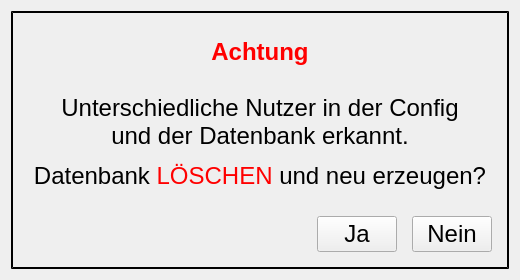
<?xml version="1.0" encoding="UTF-8"?>
<ui version="4.0">
 <class>CreateNewDatabaseDialog</class>
 <widget class="QDialog" name="CreateNewDatabaseDialog">
  <property name="windowModality">
   <enum>Qt::ApplicationModal</enum>
  </property>
  <property name="geometry">
   <rect>
    <x>0</x>
    <y>0</y>
    <width>520</width>
    <height>280</height>
   </rect>
  </property>
  <property name="sizePolicy">
   <sizepolicy hsizetype="Fixed" vsizetype="Fixed">
    <horstretch>0</horstretch>
    <verstretch>0</verstretch>
   </sizepolicy>
  </property>
  <property name="minimumSize">
   <size>
    <width>520</width>
    <height>280</height>
   </size>
  </property>
  <property name="maximumSize">
   <size>
    <width>520</width>
    <height>280</height>
   </size>
  </property>
  <property name="windowTitle">
   <string/>
  </property>
  <property name="styleSheet">
   <string notr="true">QFrame{border: 2px outset black;}

QLabel
{
border: 0px;
}</string>
  </property>
  <layout class="QVBoxLayout" name="verticalLayout_2">
   <item>
    <widget class="QFrame" name="frame">
     <property name="frameShape">
      <enum>QFrame::StyledPanel</enum>
     </property>
     <property name="frameShadow">
      <enum>QFrame::Raised</enum>
     </property>
     <property name="lineWidth">
      <number>4</number>
     </property>
     <layout class="QVBoxLayout" name="verticalLayout_3">
      <property name="spacing">
       <number>0</number>
      </property>
      <property name="leftMargin">
       <number>0</number>
      </property>
      <property name="topMargin">
       <number>0</number>
      </property>
      <property name="rightMargin">
       <number>0</number>
      </property>
      <property name="bottomMargin">
       <number>0</number>
      </property>
      <item>
       <layout class="QVBoxLayout" name="verticalLayout">
        <item>
         <spacer name="verticalSpacer">
          <property name="orientation">
           <enum>Qt::Vertical</enum>
          </property>
          <property name="sizeHint" stdset="0">
           <size>
            <width>20</width>
            <height>40</height>
           </size>
          </property>
         </spacer>
        </item>
        <item>
         <widget class="QLabel" name="label_text">
          <property name="font">
           <font>
            <pointsize>18</pointsize>
           </font>
          </property>
          <property name="lineWidth">
           <number>1</number>
          </property>
          <property name="text">
           <string>&lt;html&gt;&lt;head/&gt;&lt;body&gt;&lt;p align=&quot;center&quot;&gt;&lt;span style=&quot; font-weight:600; color:#ff0000;&quot;&gt;Achtung&lt;/span&gt;&lt;br/&gt;&lt;br/&gt;Unterschiedliche Nutzer in der Config&lt;br/&gt;und der Datenbank erkannt.&lt;/p&gt;&lt;p align=&quot;center&quot;&gt;Datenbank &lt;span style=&quot; color:#ff0000;&quot;&gt;LÖSCHEN&lt;/span&gt; und neu erzeugen?&lt;/p&gt;&lt;/body&gt;&lt;/html&gt;</string>
          </property>
          <property name="alignment">
           <set>Qt::AlignCenter</set>
          </property>
         </widget>
        </item>
        <item>
         <spacer name="verticalSpacer_2">
          <property name="orientation">
           <enum>Qt::Vertical</enum>
          </property>
          <property name="sizeHint" stdset="0">
           <size>
            <width>20</width>
            <height>40</height>
           </size>
          </property>
         </spacer>
        </item>
        <item>
         <layout class="QHBoxLayout" name="horizontalLayout_2">
          <property name="rightMargin">
           <number>15</number>
          </property>
          <property name="bottomMargin">
           <number>15</number>
          </property>
          <item>
           <spacer name="horizontalSpacer">
            <property name="orientation">
             <enum>Qt::Horizontal</enum>
            </property>
            <property name="sizeType">
             <enum>QSizePolicy::MinimumExpanding</enum>
            </property>
            <property name="sizeHint" stdset="0">
             <size>
              <width>0</width>
              <height>0</height>
             </size>
            </property>
           </spacer>
          </item>
          <item>
           <widget class="QPushButton" name="pushButton_yes">
            <property name="font">
             <font>
              <pointsize>18</pointsize>
             </font>
            </property>
            <property name="focusPolicy">
             <enum>Qt::NoFocus</enum>
            </property>
            <property name="text">
             <string>Ja</string>
            </property>
           </widget>
          </item>
          <item>
           <spacer name="horizontalSpacer_2">
            <property name="orientation">
             <enum>Qt::Horizontal</enum>
            </property>
            <property name="sizeType">
             <enum>QSizePolicy::Fixed</enum>
            </property>
            <property name="sizeHint" stdset="0">
             <size>
              <width>15</width>
              <height>0</height>
             </size>
            </property>
           </spacer>
          </item>
          <item>
           <widget class="QPushButton" name="pushButton_no">
            <property name="font">
             <font>
              <pointsize>18</pointsize>
              <weight>50</weight>
              <bold>false</bold>
             </font>
            </property>
            <property name="focusPolicy">
             <enum>Qt::NoFocus</enum>
            </property>
            <property name="text">
             <string>Nein</string>
            </property>
           </widget>
          </item>
         </layout>
        </item>
       </layout>
      </item>
     </layout>
    </widget>
   </item>
  </layout>
 </widget>
 <resources/>
 <connections/>
</ui>
